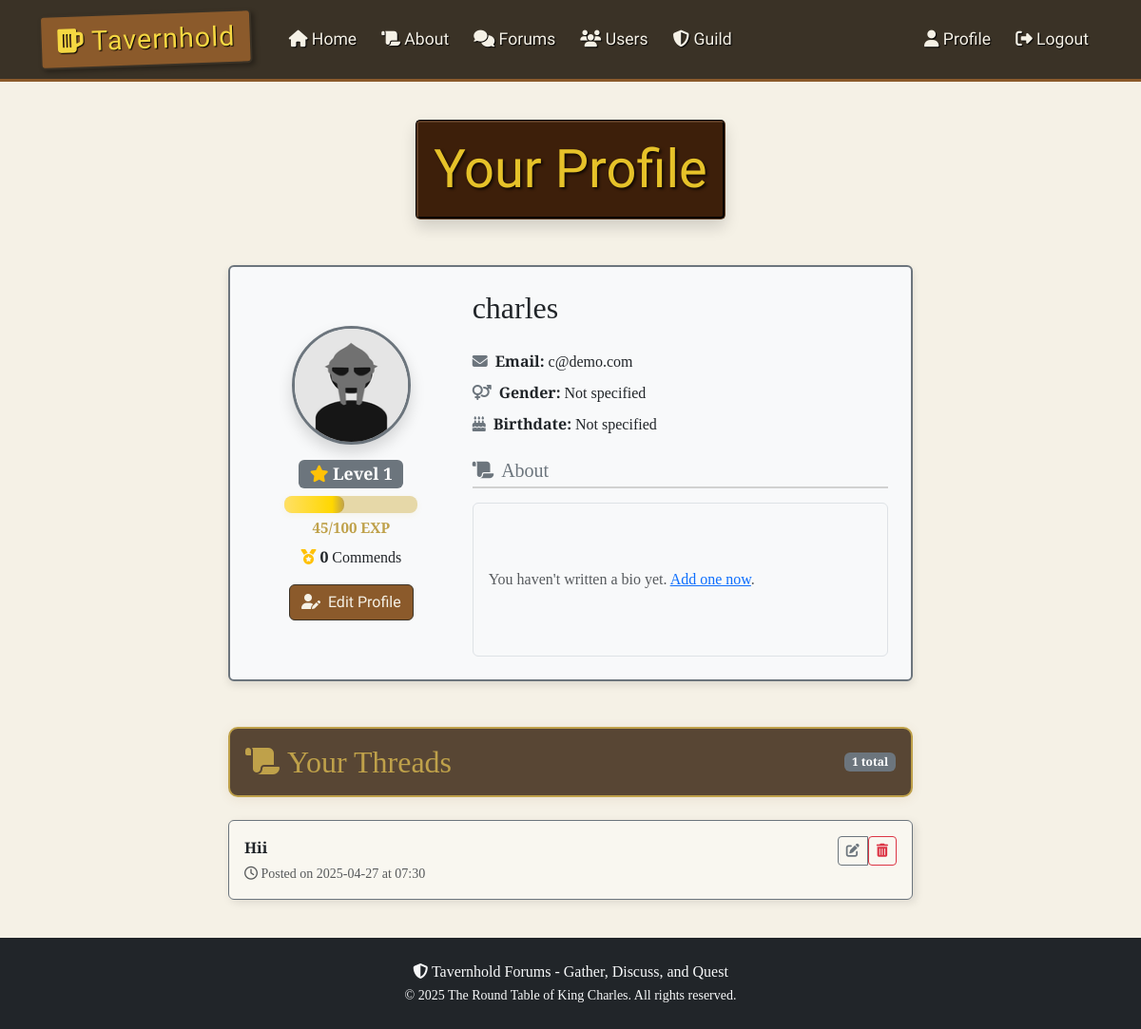
The app's page /profile (signed in) with its own data.
### thforums/models.py (models this page shows, shortened)
class User(db.Model, UserMixin):
    id = db.Column(db.Integer, primary_key=True)  # unique id for each user
    username = db.Column(db.String(20), unique=True, nullable=False)  # username must be unique
    email = db.Column(db.String(120), unique=True, nullable=False)  # email must be unique
    image_file = db.Column(db.String(20), nullable=False, default="default.png")  # profile picture
    password = db.Column(db.String(60), nullable=False)  # hashed password
    gender = db.Column(db.String(10), nullable=True)  # gender field
    birthdate = db.Column(db.Date, nullable=True)  # birthdate field
    bio = db.Column(db.Text, nullable=True)  # bio field
    threads = db.relationship("Thread", backref="author", lazy=True)  # relationship to threads created by the user
    replies = db.relationship("Reply", backref="author", lazy=True)  # relationship to replies made by the user
    exp = db.Column(db.Integer, nullable=False, default=0)  # exp for user, default 0
    level = db.Column(db.Integer, nullable=False, default=1)  # user level, default 1
    commends_received = db.relationship("Commend", backref="user_target", lazy=True, primaryjoin="User.id==Commend.user_id_target")
    def commend_count(self):
        return len([c for c in self.commends_received if c.user_id_target == self.id])
    def required_exp_for_next_level(self):
        return 100 * self.level

class Thread(db.Model):
    id = db.Column(db.Integer, primary_key=True)  # unique id for each thread
    title = db.Column(db.String(100), nullable=False)  # thread title
    date_posted = db.Column(db.DateTime, nullable=False, default=datetime.utcnow)  # timestamp of thread creation
    content = db.Column(db.Text, nullable=False)  # thread content
    user_id = db.Column(db.Integer, db.ForeignKey("user.id"), nullable=False)  # foreign key linking to the user who created the thread
    category = db.Column(db.String(50), nullable=False)  # category of the thread
    replies = db.relationship("Reply", backref="thread", lazy=True)  # relationship to replies in the thread
    edited = db.Column(db.Boolean, default=False)  # flag to indicate if the thread was edited
    last_edited = db.Column(db.DateTime)  # timestamp of the last edit
    commends = db.relationship("Commend", backref="thread", lazy=True, primaryjoin="Thread.id==Commend.thread_id")

### thforums/routes.py (the view)
@app.route("/profile")
@login_required
def profile():
    page = request.args.get("page", 1, type=int)  # get the current page number
    threads = Thread.query.filter_by(author=current_user).order_by(Thread.date_posted.desc()).paginate(page=page, per_page=5)
    return render_template("profile.html", title="Profile", threads=threads)

### thforums/models.py (called while the page is built)
@login_manager.user_loader
def load_user(user_id):
    return User.query.get(int(user_id))

### thforums/routes.py (called while the page is built)
@app.context_processor
def inject_random_users():
    random_users = sample(User.query.all(), min(3, User.query.count())) if User.query.count() > 0 else []
    sidebar_exp = None
    sidebar_level = None
    sidebar_exp_required = None
    if current_user.is_authenticated:
        sidebar_exp = current_user.exp
        sidebar_level = current_user.level
        sidebar_exp_required = current_user.required_exp_for_next_level()
    return {
        'random_users': random_users,
        'sidebar_exp': sidebar_exp,
        'sidebar_level': sidebar_level,
        'sidebar_exp_required': sidebar_exp_required
    }

### thforums/templates/profile.html (shortened to what this page needs)
{% extends 'layout.html' %}
{% block content %}
<div class="container">
    <div class="row justify-content-center mb-5">
        <div class="col-md-8 text-center">
            <div class="tavern-sign-straight d-inline-block shadow p-3">
                <h1 class="display-4 mb-0">Your Profile</h1>
            </div>
        </div>
    </div>
    <div class="row justify-content-center">
        <div class="col-lg-8">
            <div class="card profile-card mb-5 border-2 border-medieval">
                <div class="card-body p-4">
                    <div class="row align-items-center">
                        <div class="col-md-4 text-center mb-4 mb-md-0">
                            <img src="{{ url_for('static', filename='profile_pics/' + (current_user.image_file if current_user.image_file else 'default.png')) }}"
                                 alt="Profile Picture"
                                 class="large-profile-pic rounded-circle border border-3 border-medieval shadow">
                            <div class="mt-3 mb-2">
                                <span class="badge bg-medieval" style="font-size:1.1em;">
                                    <i class="fas fa-star text-warning"></i> Level {{ current_user.level }}
                                </span>
                                <div class="exp-bar mt-2" style="width:100%; max-width:140px; margin:0 auto;">
                                    <div class="progress medieval-exp-bar" style="height: 18px;">
                                        <div class="progress-bar medieval-exp-progress" role="progressbar"
                                            style="width: {{ (current_user.exp / current_user.required_exp_for_next_level() * 100) | round(0) }}%;"
                                            aria-valuenow="{{ current_user.exp }}"
                                            aria-valuemin="0"
                                            aria-valuemax="{{ current_user.required_exp_for_next_level() }}">
                                        </div>
                                    </div>
                                    <div class="exp-value mt-1" style="font-size:0.95em; color:#bfa14a; font-weight:bold;">
                                        {{ current_user.exp }}/{{ current_user.required_exp_for_next_level() }} EXP
                                    </div>
                                </div>
                            </div>
                            <div class="mt-2 d-flex justify-content-center align-items-center">
                                <span>
                                    <i class="fas fa-medal text-warning"></i>
                                    <b>{{ current_user.commend_count() }}</b> Commends
                                </span>
                            </div>
                            <div class="mt-3">
                                <a href="{{ url_for('update_profile') }}" class="btn btn-medieval">
                                    <i class="fas fa-user-edit me-2"></i>Edit Profile
                                </a>
                            </div>
                        </div>
                        <div class="col-md-8">
                            <div class="profile-details">
                                <h2 class="mb-4">{{ current_user.username }}</h2>
                                <div class="mb-3">
                                    <div class="d-flex align-items-center mb-2">
                                        <i class="fas fa-envelope me-2 text-medieval"></i>
                                        <span><strong>Email:</strong> {{ current_user.email }}</span>
                                    </div>
                                    <div class="d-flex align-items-center mb-2">
                                        <i class="fas fa-venus-mars me-2 text-medieval"></i>
                                        <span><strong>Gender:</strong> {{ current_user.gender or "Not specified" }}</span>
                                    </div>
                                    <div class="d-flex align-items-center mb-2">
                                        <i class="fas fa-birthday-cake me-2 text-medieval"></i>
                                        <span><strong>Birthdate:</strong> {{ current_user.birthdate.strftime('%Y-%m-%d') if current_user.birthdate else "Not specified" }}</span>
                                    </div>
                                </div>
                                <div class="bio-section mt-4">
                                    <h5 class="section-title"><i class="fas fa-scroll me-2"></i>About</h5>
                                    <div class="bio-content p-3 bg-light rounded border">
                                        {% if current_user.bio %}
                                            {{ current_user.bio }}
                                        {% else %}
                                            <p class="text-muted mb-0">You haven't written a bio yet. <a href="{{ url_for('update_profile') }}">Add one now</a>.</p>
                                        {% endif %}
                                    </div>
                                </div>
                            </div>
                        </div>
                    </div>
                </div>
            </div>
            <div class="threads-section">
                <div class="brown-bg d-flex justify-content-between align-items-center p-3 mb-4">
                    <h2 class="mb-0" style="font-size:2em; color: #bfa14a;">
                        <i class="fas fa-scroll me-2" ></i>Your Threads
                    </h2>
                    <span class="badge bg-medieval">{{ threads.total }} total</span>
                </div>
                {% if threads.items %}
                    <div class="thread-list">
                        {% for thread in threads.items %}
                            <div class="card thread-card mb-3 border-medieval">
                                <div class="card-body">
                                    <div class="d-flex justify-content-between align-items-start">
                                        <div>
                                            <a href="{{ url_for('view_thread', thread_id=thread.id) }}"
                                               class="thread-title text-decoration-none fw-bold text-dark">
                                                {{ thread.title }}
                                            </a>
                                            <div class="thread-meta text-muted small mt-1">
                                                <i class="far fa-clock"></i> Posted on {{ thread.date_posted.strftime('%Y-%m-%d at %H:%M') }}
                                            </div>
                                        </div>
                                        <div class="thread-actions btn-group">
                                            <a href="{{ url_for('edit_thread', thread_id=thread.id) }}"
                                               class="btn btn-sm btn-outline-medieval"
                                               title="Edit thread">
                                                <i class="fas fa-edit"></i>
                                            </a>
                                            <form method="POST" action="{{ url_for('delete_thread', thread_id=thread.id) }}"
                                                  class="d-inline">
                                                <button type="submit"
                                                        class="btn btn-sm btn-outline-danger"
                                                        title="Delete thread"
                                                        onclick="return confirm('Are you sure you want to delete this thread?');">
                                                    <i class="fas fa-trash-alt"></i>
                                                </button>
                                            </form>
                                        </div>
                                    </div>
                                </div>
                            </div>
                        {% endfor %}
                    </div>
                {% endif %}
            </div>
        </div>
    </div>
</div>
</div>
{% endblock %}

### thforums/static/css/styles.css (style rules this page uses)
:root { --background-color: #f5f1e6; --background-image: url('https://i.pinimg.com/736x/b9/69/e1/b969e18f60defad33dd623985b8af591.jpg'); --background-repeat: no-repeat; --background-size: 100% 100%; --background-attachment: fixed; --font-family: 'Cinzel', serif; --text-color: #3a3226; --navbar-bg-color: #3a3226; --navbar-border-color: #8b5a2b; --navbar-text-color: #f5f1e6; --btn-bg-color: #8b5a2b; --btn-hover-bg-color: #6d4a2b; --btn-text-color: #f5f1e6; --card-bg-color: #f9f7f0; --card-border-color: #8b5a2b; --alert-bg-color: #f5e7c6; --alert-border-color: #d4b97a; --alert-text-color: #5c3a21; }
html { height: 100%; }
body { background-color: var(--background-color); background-image: var(--background-image); background-repeat: no-repeat; background-size:cover; background-attachment: fixed; font-family: var(--font-family); color: var(--text-color); display: flex; flex-direction: column; min-height: 100%; }
.tavern-sign-straight { display: inline-block; background-color: #3d1f0a; color: #e6c229; padding: 5px 15px; border-radius: 5px; border: 3px groove #5a3a22; box-shadow: 4px 4px 6px rgba(0, 0, 0, 0.3); font-family: 'MedievalSharp', cursive; text-align: center; text-shadow: 2px 2px 3px rgba(0, 0, 0, 0.7); }
.btn-medieval { background-color: var(--btn-bg-color); color: var(--btn-text-color); border: 1px solid var(--navbar-bg-color); font-family: 'MedievalSharp', cursive; }
.card { box-shadow: 3px 3px 10px rgba(0, 0, 0, 0.1); background-color: var(--card-bg-color); }
.event-list, .thread-list { list-style: none; padding-left: 0; color: #e6d8a8; }
.large-profile-pic { width: 180px; height: 180px; object-fit: cover; }
.profile-card { background-color: #f8f9fa; box-shadow: 0 4px 8px rgba(0, 0, 0, 0.1); }
.section-title { color: #6c757d; border-bottom: 2px solid #d1d1d1; padding-bottom: 5px; margin-bottom: 15px; }
.bio-content { white-space: pre-line; line-height: 1.6; }
.thread-card { transition: transform 0.2s, box-shadow 0.2s; }
.thread-title { transition: color 0.2s; }
.border-medieval { border-color: #6c757d !important; }
.bg-medieval { background-color: #6c757d !important; color: white !important; }
.text-medieval { color: #6c757d !important; }
.btn-outline-medieval { color: #6c757d; border-color: #6c757d; }
.medieval-exp-bar { background: #e6d8a8 !important; border-radius: 8px; box-shadow: 0 2px 6px rgba(212,175,55,0.08); }
.medieval-exp-progress { background: linear-gradient(90deg,#ffe066,#ffd700 80%,#bfa14a) !important; color: #3a3226 !important; font-weight: bold; font-family: 'Cinzel', serif; text-shadow: 0 1px 0 #fffbe7; border-radius: 8px; }
.large-profile-pic { width: 125px; height: 125px; border-radius: 50%; }
.brown-bg { background: rgba(60, 40, 20, 0.85); border: 2px solid #bfa14a; border-radius: 10px; box-shadow: 0 2px 12px rgba(139,90,43,0.10); margin-top: 1rem; margin-bottom: 1rem; }

### records on screen
User: image_file (placeholder picture), level "1", exp "45", required_exp_for_next_level "100", username "charles", email "c@demo.com", gender "Not specified", birthdate "Not specified"
Thread: title "Hii", date_posted "2025-04-27 at 07:30"

### other values on screen
{{ current_user.commend_count() }} "0"
{{ threads.total }} "1"
